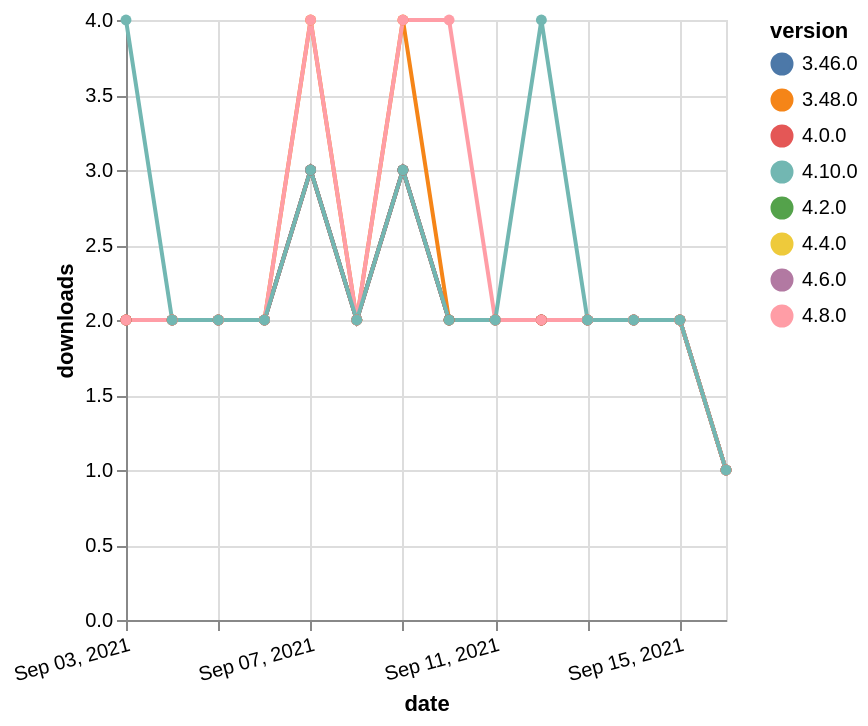

Write a Vega-Lite specification for this figure.
### Vega-Lite specification from a JSON file in a GitHub repository (floating-point values rounded to 4 significant figures)
{"$schema": "https://vega.github.io/schema/vega-lite/v5.json", "description": "A simple bar chart with embedded data.", "data": {"values": [{"date": "2021-09-03", "total": 1489, "delta": 2, "version": "4.4.0"}, {"date": "2021-09-04", "total": 1491, "delta": 2, "version": "4.4.0"}, {"date": "2021-09-05", "total": 1493, "delta": 2, "version": "4.4.0"}, {"date": "2021-09-06", "total": 1495, "delta": 2, "version": "4.4.0"}, {"date": "2021-09-07", "total": 1498, "delta": 3, "version": "4.4.0"}, {"date": "2021-09-08", "total": 1500, "delta": 2, "version": "4.4.0"}, {"date": "2021-09-09", "total": 1503, "delta": 3, "version": "4.4.0"}, {"date": "2021-09-10", "total": 1505, "delta": 2, "version": "4.4.0"}, {"date": "2021-09-11", "total": 1507, "delta": 2, "version": "4.4.0"}, {"date": "2021-09-12", "total": 1509, "delta": 2, "version": "4.4.0"}, {"date": "2021-09-13", "total": 1511, "delta": 2, "version": "4.4.0"}, {"date": "2021-09-14", "total": 1513, "delta": 2, "version": "4.4.0"}, {"date": "2021-09-15", "total": 1515, "delta": 2, "version": "4.4.0"}, {"date": "2021-09-16", "total": 1516, "delta": 1, "version": "4.4.0"}, {"date": "2021-09-03", "total": 1637, "delta": 2, "version": "4.2.0"}, {"date": "2021-09-04", "total": 1639, "delta": 2, "version": "4.2.0"}, {"date": "2021-09-05", "total": 1641, "delta": 2, "version": "4.2.0"}, {"date": "2021-09-06", "total": 1643, "delta": 2, "version": "4.2.0"}, {"date": "2021-09-07", "total": 1646, "delta": 3, "version": "4.2.0"}, {"date": "2021-09-08", "total": 1648, "delta": 2, "version": "4.2.0"}, {"date": "2021-09-09", "total": 1651, "delta": 3, "version": "4.2.0"}, {"date": "2021-09-10", "total": 1653, "delta": 2, "version": "4.2.0"}, {"date": "2021-09-11", "total": 1655, "delta": 2, "version": "4.2.0"}, {"date": "2021-09-12", "total": 1657, "delta": 2, "version": "4.2.0"}, {"date": "2021-09-13", "total": 1659, "delta": 2, "version": "4.2.0"}, {"date": "2021-09-14", "total": 1661, "delta": 2, "version": "4.2.0"}, {"date": "2021-09-15", "total": 1663, "delta": 2, "version": "4.2.0"}, {"date": "2021-09-16", "total": 1664, "delta": 1, "version": "4.2.0"}, {"date": "2021-09-03", "total": 2388, "delta": 2, "version": "3.46.0"}, {"date": "2021-09-04", "total": 2390, "delta": 2, "version": "3.46.0"}, {"date": "2021-09-05", "total": 2392, "delta": 2, "version": "3.46.0"}, {"date": "2021-09-06", "total": 2394, "delta": 2, "version": "3.46.0"}, {"date": "2021-09-07", "total": 2397, "delta": 3, "version": "3.46.0"}, {"date": "2021-09-08", "total": 2399, "delta": 2, "version": "3.46.0"}, {"date": "2021-09-09", "total": 2402, "delta": 3, "version": "3.46.0"}, {"date": "2021-09-10", "total": 2404, "delta": 2, "version": "3.46.0"}, {"date": "2021-09-11", "total": 2406, "delta": 2, "version": "3.46.0"}, {"date": "2021-09-12", "total": 2408, "delta": 2, "version": "3.46.0"}, {"date": "2021-09-13", "total": 2410, "delta": 2, "version": "3.46.0"}, {"date": "2021-09-14", "total": 2412, "delta": 2, "version": "3.46.0"}, {"date": "2021-09-15", "total": 2414, "delta": 2, "version": "3.46.0"}, {"date": "2021-09-16", "total": 2415, "delta": 1, "version": "3.46.0"}, {"date": "2021-09-03", "total": 1022, "delta": 2, "version": "4.6.0"}, {"date": "2021-09-04", "total": 1024, "delta": 2, "version": "4.6.0"}, {"date": "2021-09-05", "total": 1026, "delta": 2, "version": "4.6.0"}, {"date": "2021-09-06", "total": 1028, "delta": 2, "version": "4.6.0"}, {"date": "2021-09-07", "total": 1031, "delta": 3, "version": "4.6.0"}, {"date": "2021-09-08", "total": 1033, "delta": 2, "version": "4.6.0"}, {"date": "2021-09-09", "total": 1036, "delta": 3, "version": "4.6.0"}, {"date": "2021-09-10", "total": 1038, "delta": 2, "version": "4.6.0"}, {"date": "2021-09-11", "total": 1040, "delta": 2, "version": "4.6.0"}, {"date": "2021-09-12", "total": 1042, "delta": 2, "version": "4.6.0"}, {"date": "2021-09-13", "total": 1044, "delta": 2, "version": "4.6.0"}, {"date": "2021-09-14", "total": 1046, "delta": 2, "version": "4.6.0"}, {"date": "2021-09-15", "total": 1048, "delta": 2, "version": "4.6.0"}, {"date": "2021-09-16", "total": 1049, "delta": 1, "version": "4.6.0"}, {"date": "2021-09-03", "total": 2524, "delta": 2, "version": "3.48.0"}, {"date": "2021-09-04", "total": 2526, "delta": 2, "version": "3.48.0"}, {"date": "2021-09-05", "total": 2528, "delta": 2, "version": "3.48.0"}, {"date": "2021-09-06", "total": 2530, "delta": 2, "version": "3.48.0"}, {"date": "2021-09-07", "total": 2534, "delta": 4, "version": "3.48.0"}, {"date": "2021-09-08", "total": 2536, "delta": 2, "version": "3.48.0"}, {"date": "2021-09-09", "total": 2540, "delta": 4, "version": "3.48.0"}, {"date": "2021-09-10", "total": 2542, "delta": 2, "version": "3.48.0"}, {"date": "2021-09-11", "total": 2544, "delta": 2, "version": "3.48.0"}, {"date": "2021-09-12", "total": 2546, "delta": 2, "version": "3.48.0"}, {"date": "2021-09-13", "total": 2548, "delta": 2, "version": "3.48.0"}, {"date": "2021-09-14", "total": 2550, "delta": 2, "version": "3.48.0"}, {"date": "2021-09-15", "total": 2552, "delta": 2, "version": "3.48.0"}, {"date": "2021-09-16", "total": 2553, "delta": 1, "version": "3.48.0"}, {"date": "2021-09-03", "total": 2068, "delta": 2, "version": "4.0.0"}, {"date": "2021-09-04", "total": 2070, "delta": 2, "version": "4.0.0"}, {"date": "2021-09-05", "total": 2072, "delta": 2, "version": "4.0.0"}, {"date": "2021-09-06", "total": 2074, "delta": 2, "version": "4.0.0"}, {"date": "2021-09-07", "total": 2077, "delta": 3, "version": "4.0.0"}, {"date": "2021-09-08", "total": 2079, "delta": 2, "version": "4.0.0"}, {"date": "2021-09-09", "total": 2082, "delta": 3, "version": "4.0.0"}, {"date": "2021-09-10", "total": 2084, "delta": 2, "version": "4.0.0"}, {"date": "2021-09-11", "total": 2086, "delta": 2, "version": "4.0.0"}, {"date": "2021-09-12", "total": 2088, "delta": 2, "version": "4.0.0"}, {"date": "2021-09-13", "total": 2090, "delta": 2, "version": "4.0.0"}, {"date": "2021-09-14", "total": 2092, "delta": 2, "version": "4.0.0"}, {"date": "2021-09-15", "total": 2094, "delta": 2, "version": "4.0.0"}, {"date": "2021-09-16", "total": 2095, "delta": 1, "version": "4.0.0"}, {"date": "2021-09-03", "total": 750, "delta": 2, "version": "4.8.0"}, {"date": "2021-09-04", "total": 752, "delta": 2, "version": "4.8.0"}, {"date": "2021-09-05", "total": 754, "delta": 2, "version": "4.8.0"}, {"date": "2021-09-06", "total": 756, "delta": 2, "version": "4.8.0"}, {"date": "2021-09-07", "total": 760, "delta": 4, "version": "4.8.0"}, {"date": "2021-09-08", "total": 762, "delta": 2, "version": "4.8.0"}, {"date": "2021-09-09", "total": 766, "delta": 4, "version": "4.8.0"}, {"date": "2021-09-10", "total": 770, "delta": 4, "version": "4.8.0"}, {"date": "2021-09-11", "total": 772, "delta": 2, "version": "4.8.0"}, {"date": "2021-09-12", "total": 774, "delta": 2, "version": "4.8.0"}, {"date": "2021-09-13", "total": 776, "delta": 2, "version": "4.8.0"}, {"date": "2021-09-14", "total": 778, "delta": 2, "version": "4.8.0"}, {"date": "2021-09-15", "total": 780, "delta": 2, "version": "4.8.0"}, {"date": "2021-09-16", "total": 781, "delta": 1, "version": "4.8.0"}, {"date": "2021-09-03", "total": 231, "delta": 4, "version": "4.10.0"}, {"date": "2021-09-04", "total": 233, "delta": 2, "version": "4.10.0"}, {"date": "2021-09-05", "total": 235, "delta": 2, "version": "4.10.0"}, {"date": "2021-09-06", "total": 237, "delta": 2, "version": "4.10.0"}, {"date": "2021-09-07", "total": 240, "delta": 3, "version": "4.10.0"}, {"date": "2021-09-08", "total": 242, "delta": 2, "version": "4.10.0"}, {"date": "2021-09-09", "total": 245, "delta": 3, "version": "4.10.0"}, {"date": "2021-09-10", "total": 247, "delta": 2, "version": "4.10.0"}, {"date": "2021-09-11", "total": 249, "delta": 2, "version": "4.10.0"}, {"date": "2021-09-12", "total": 253, "delta": 4, "version": "4.10.0"}, {"date": "2021-09-13", "total": 255, "delta": 2, "version": "4.10.0"}, {"date": "2021-09-14", "total": 257, "delta": 2, "version": "4.10.0"}, {"date": "2021-09-15", "total": 259, "delta": 2, "version": "4.10.0"}, {"date": "2021-09-16", "total": 260, "delta": 1, "version": "4.10.0"}]}, "width": "container", "mark": {"type": "line", "point": {"filled": true}}, "encoding": {"x": {"field": "date", "type": "temporal", "timeUnit": "yearmonthdate", "title": "date", "axis": {"labelAngle": -15}}, "y": {"field": "delta", "type": "quantitative", "title": "downloads"}, "color": {"field": "version", "type": "nominal"}, "tooltip": {"field": "delta"}}}
